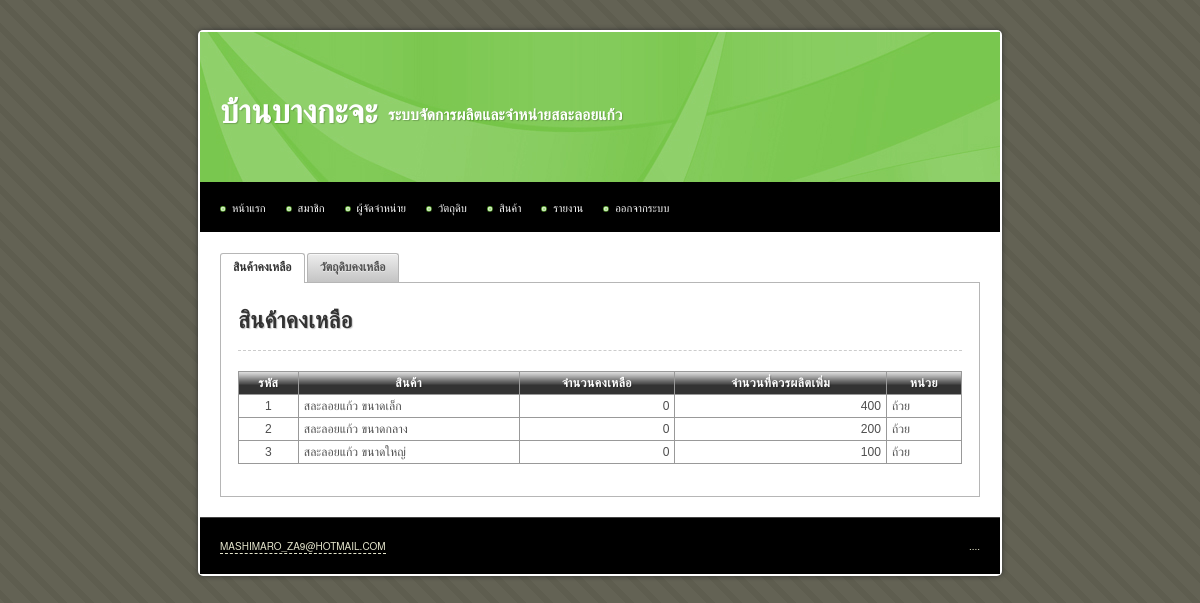
The page /main/index.php (signed in) on the database its author committed.
### tables this page shows
CREATE TABLE IF NOT EXISTS `product` (
  `id` int(10) unsigned NOT NULL AUTO_INCREMENT,
  `name` varchar(255) NOT NULL,
  `description` text,
  `weight` int(10) NOT NULL,
  `unit` varchar(255) NOT NULL,
  `image` varchar(255) DEFAULT NULL,
  `manufacture_min` int(10) unsigned NOT NULL,
  `manufacture_max` int(10) unsigned NOT NULL,
  `stock_max` int(10) unsigned NOT NULL,
  `labour_min` int(10) unsigned NOT NULL,
  `order_min` int(10) unsigned NOT NULL,
  `unit_per_labour` int(10) unsigned NOT NULL,
  `total` int(10) unsigned NOT NULL DEFAULT '0',
  `price_retail` int(10) unsigned NOT NULL,
  `price_wholesale` int(10) unsigned NOT NULL,
  `date_create` datetime NOT NULL,
  `date_update` timestamp NOT NULL DEFAULT CURRENT_TIMESTAMP ON UPDATE CURRENT_TIMESTAMP,
  PRIMARY KEY (`id`)
);

### iic_tools/helpers/iic_utilities_helper.php (called while the page is built, shortened)
<?php
function remove_comma($number, $decimal = 0)
{
	$_int		= 0;
	$_decimal	= '';
	if(count(explode (".", $number)) > 1)
	{
		list($_int, $_decimal) = explode (".", $number);
	}
	else
	{
		$_int = ($number == '') ? 0 : $number;
	}
	$_int = explode (',', $_int);
	$_int = implode ($_int);
	$_new_number = $_int.$_decimal;
	return $_new_number;
}
function add_comma($number, $decimal = 0)
{
	$_sign		= '';
	$_int		= 0;
	$_decimal	= '';
	if(count(explode (".", $number)) > 1)
	{
		list($_int, $_decimal) = explode (".", $number);
	}
	else
	{
		$_int = ($number == '') ? 0 : $number;
	}
	$_int = remove_comma($_int);
	if($_int < 0)
	{
		$_sign = '-';
		$_int = str_replace('-', '', $_int);
	}
	else
	{
		$_sign = '';
	}
	$_total_loop = (strlen($_int) > 3) ? floor(strlen($_int) / 3) : 0;
	for($_loop = $_total_loop; $_loop > 0; $_loop--)
	{
		$_length = (3 * $_loop) * -1;
		$_int = substr_replace($_int, ',', $_length, 0 );
	}
	$_new_number = $_sign.$_int.$_decimal;
	return $_new_number;
}

### main/index.php (the view, shortened to what this page needs)
<!DOCTYPE html PUBLIC "-//W3C//DTD XHTML 1.0 Transitional//EN" "http://www.w3.org/TR/xhtml1/DTD/xhtml1-transitional.dtd">
<html xmlns="http://www.w3.org/1999/xhtml">
<head>
<?php include("inc.css.php"); ?>
</head>
<body>
<div id="container">
	<?php include("inc.header.php"); ?>
	<div id="content">
		<div id="tabs">
			<ul>
				<li><a href="#tabs-1">สินค้าคงเหลือ</a></li>
				<li><a href="#tabs-2">วัตถุดิบคงเหลือ</a></li>
			</ul>
			<div id="tabs-1">
				<h2>สินค้าคงเหลือ</h2>
				<hr />
				<table>
                <thead>
    				<tr>
                    	<th scope="col">รหัส</th>
    					<th scope="col">สินค้า</th>
    					<th scope="col">จำนวนคงเหลือ</th>
    					<th scope="col">จำนวนที่ควรผลิตเพิ่ม</th>
                        <th scope="col">หน่วย</th>
    				</tr>
                </thead>
                <tbody>
    				<?php
    				$sql = 'SELECT * FROM product';
    				$query = mysql_query($sql) or die(mysql_error());
    				while($data = mysql_fetch_array($query)):
						$sql = 'SELECT SUM(quantity) AS total
								FROM product_transaction
								WHERE
									id_product = '.$data['id'].'
								 	AND type != 1';
						$result = mysql_query($sql) or die(mysql_error());
						$product_stock_data = mysql_fetch_assoc($result);
						$product_stock_qty = $product_stock_data['total'];
                        $restock_qty = $data['stock_max'] - $product_stock_data['total'];
						$restock_qty = ($restock_qty > 0) ? $restock_qty : 0;
    				?>
    				<tr>
                    	<td align="center"><?php echo $data['id'] ?></td>
    					<td><?php echo $data['name'] ?></td>
    					<td class="right"><?php echo add_comma($product_stock_qty) ?></td>
    					<td class="right"><?php echo add_comma($restock_qty) ?></td>
    					<td><?php echo $data['unit'] ?></td>
    				</tr>
    				<?php endwhile ?>
				</tbody>
			</table>
			</div>
		</div>
	</div>
	<?php include("inc.footer.php"); ?>
</div>
</body>
</html>

### iic_tools/css/iic_layout.css (style rules this page uses)
html, body, div, span, applet, object, iframe, h1, h2, h3, h4, h5, h6, p, blockquote, pre, a, abbr, acronym, address, big, cite, code, del, dfn, em, font, img, ins, kbd, q, s, samp, small, strike, strong, sub, sup, tt, var, b, u, i, center, dl, dt, dd, ol, ul, li, fieldset, form, label, legend, table, caption, tbody, tfoot, thead, tr, th, td { margin:0; padding:0; border:0; outline:0; font-size:100%; vertical-align:baseline; background:transparent }
ol, ul { list-style:none }
table { border-collapse:collapse; border-spacing:0 }
body { font: 14px/1.5 'Microsoft Sans Serif', 'Helvetica Neue', Arial, 'Liberation Sans', FreeSans, sans-serif }
hr { border:0 #ccc solid; border-top-width:1px; clear:both; height:0 }
h2 { font-size:23px }
li { margin-left:30px }
p, dl, hr, h1, h2, h3, h4, h5, h6, h7, ol, ul, pre, table, address, fieldset { margin-bottom:20px }

### iic_tools/css/iic_style.css (style rules this page uses)
.right { text-align: right; }
a:link { color: #00F; text-decoration: none; }
thead th { background-image: url(../img/bg_th.png); white-space: nowrap; }

### css/style.css (style rules this page uses)
body { margin: 30px 0px 20px 0px; padding: 0; background: #D7D7BD url(../images/img01.png) repeat; text-align: justify; line-height: 20px; font-size: 11px; color: #4C4C4C; }
h1, h2, h3, h4, h5, h6, th, b, strong { color: #333; letter-spacing: 0.25px; text-shadow: 1px 1px 1px rgba(0, 0, 0, 0.2); -moz-text-shadow: 1px 1px 1px rgba(0, 0, 0, 0.2); -webkit-text-shadow: 1px 1px 1px rgba(0, 0, 0, 0.2); }
hr { border-style: dashed; }
#container { background: #FFF; display: table; width: 800px; margin: auto; padding: 2px; border-radius: 5px; -moz-border-radius: 5px; -webkit-border-radius: 5px; box-shadow: 0px 0px 5px #333; -moz-box-shadow: 0px 0px 5px #333; -webkit-box-shadow: 0px 0px 5px #333; }
#content { background: #FFF; padding: 20px; }
table { border: 1px solid #000; border-collapse: collapse; width: 100% }
table td, table th { padding: 1px 5px; border: 1px solid #999; border-collapse: collapse; }
table th { background-color: #333; border: 1px solid #999; color: #FFF; text-align: center; letter-spacing: 0.5px; }

### main/index.php (style rules this page uses)
h2 { margin-top: 15px; }

### rows shown on the page
product: id "1", name "สละลอยแก้ว ขนาดเล็ก", product_stock_qty "0", stock_max "400", unit "ถ้วย"
product: id "2", name "สละลอยแก้ว ขนาดกลาง", product_stock_qty "0", stock_max "200", unit "ถ้วย"
product: id "3", name "สละลอยแก้ว ขนาดใหญ่", product_stock_qty "0", stock_max "100", unit "ถ้วย"
